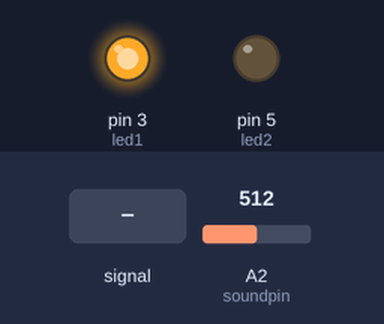
Recording of a sketch running on a simulated Arduino Uno, built with avr-gcc and run on an emulated ATmega328P. Parts: output pins drawn as LEDs (lit = HIGH). The test bench sets the inputs (shaded band); at power-on: A2 (soundpin) = 512.

Above: at 1.2 s.
1.3 s: A2 (soundpin) fed a 1000 Hz sine of ±255 counts around its level
4.3 s: A2 (soundpin) set to 390
At 4.6 s:
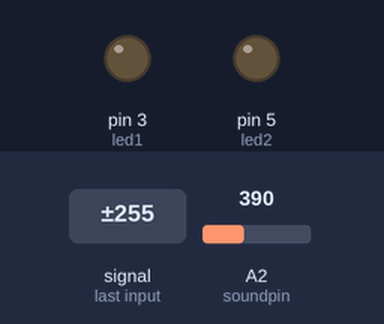
5.8 s: A2 (soundpin) set to 410
At 6.7 s:
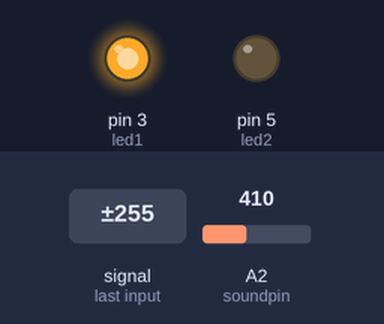
7.3 s: A2 (soundpin) set to 306
At 7.8 s:
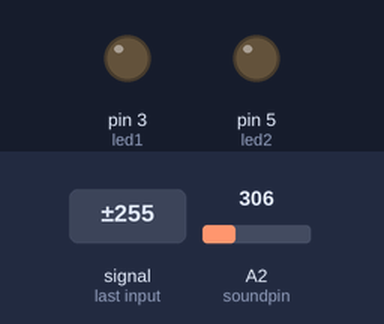
Timing chart, 0 to 9.8 s (numbered marks = the images above; inputs shaded):
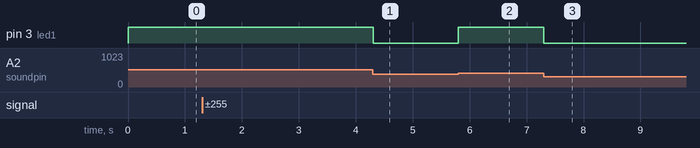

Measured:
- the behaviour switches between 399 and 400 on A2 (soundpin) (found by bisection; images 1 and 2)
- after the input at 4.3 s, pin 3 (led1): HIGH → LOW at once
- after the input at 5.8 s, pin 3 (led1): LOW → HIGH at once
- after the input at 7.3 s, pin 3 (led1): HIGH → LOW at once

The sketch:

sketch_sep13a.ino
```cpp
const int led1=3;
const int led2=5;
const int soundpin=A2;
const int threshold =200;


void setup() {
  // put your setup code here, to run once:
Serial.begin(9600);
pinMode(led1,OUTPUT);
pinMode(led2,OUTPUT);
pinMode(soundpin,INPUT);
}

void loop() {
  // put your main code here, to run repeatedly:
  int soundsense = analogRead(soundpin);
  if(soundsense>= 400 ){
    digitalWrite(led1,HIGH );
   // digitalWrite(led2,HIGH );
delay(100);
//digitalWrite(led1,LOW );
}
else{
  digitalWrite(led1,LOW );//digitalWrite(led2,LOW);
 }
}
```
